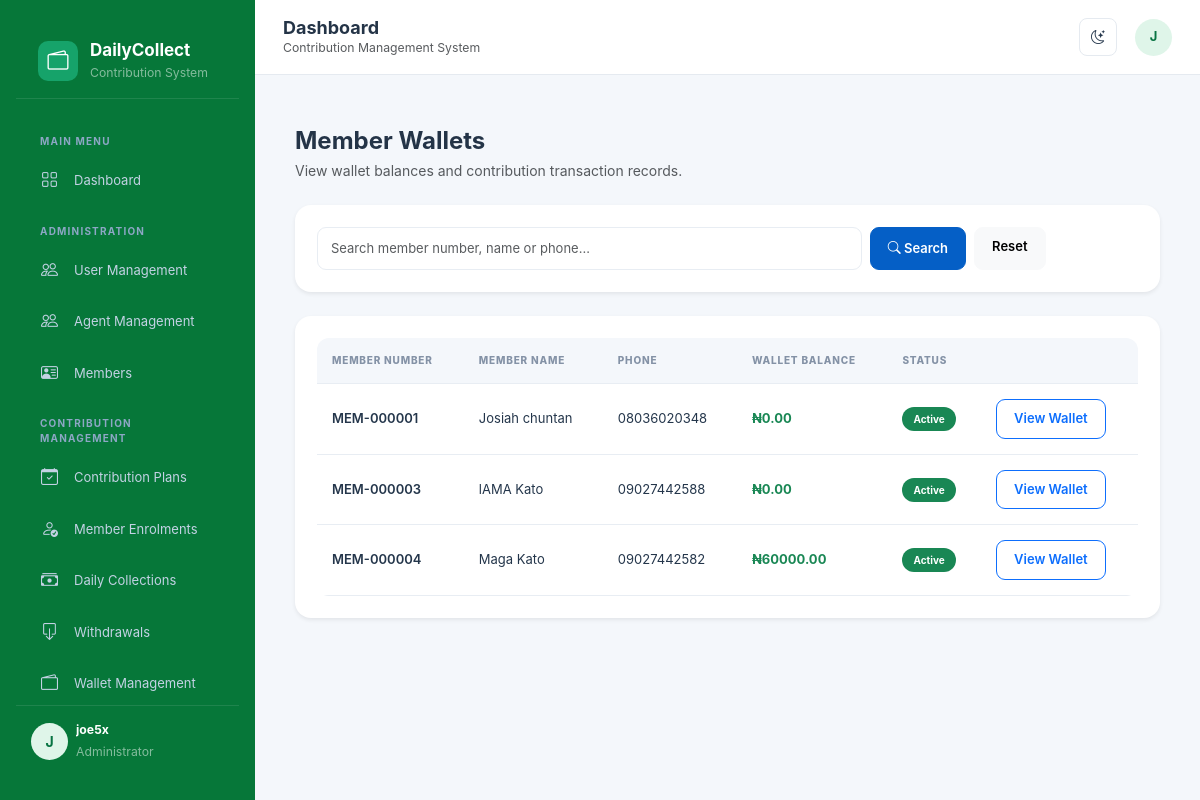
The app's page /wallets/ (signed in), older data.
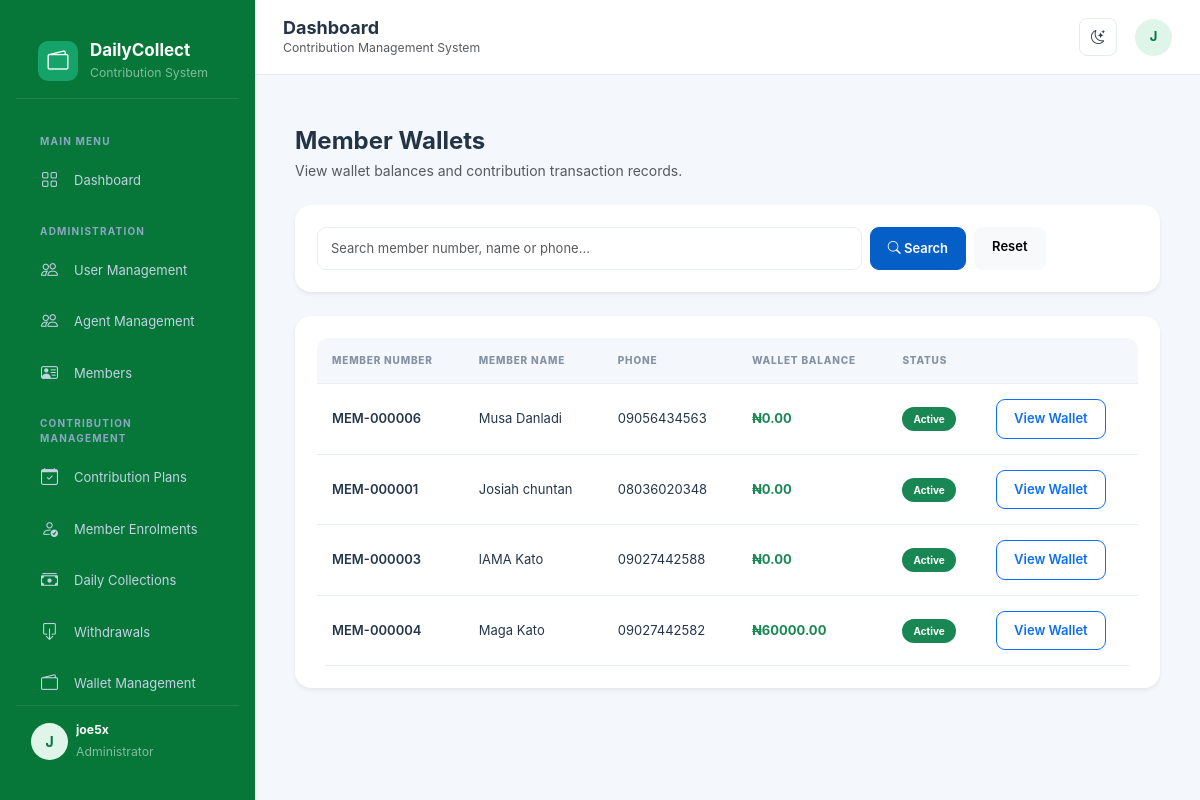
The same page, newer data.
### wallets/models.py (models this page shows, shortened)
class Wallet(models.Model):
    member = models.OneToOneField(
        Member,
        on_delete=models.PROTECT,
        related_name='wallet',
    )
    balance = models.DecimalField(
        max_digits=14,
        decimal_places=2,
        default=0,
    )
    is_active = models.BooleanField(default=True)
    created_at = models.DateTimeField(auto_now_add=True)
    updated_at = models.DateTimeField(auto_now=True)
    class Meta:
        ordering = ['-created_at']

### members/models.py (models this page shows, shortened)
class Member(models.Model):
    class Gender(models.TextChoices):
        MALE = 'MALE', 'Male'
        FEMALE = 'FEMALE', 'Female'
    class Status(models.TextChoices):
        PENDING = 'PENDING', 'Pending Approval'
        ACTIVE = 'ACTIVE', 'Active'
        SUSPENDED = 'SUSPENDED', 'Suspended'
        INACTIVE = 'INACTIVE', 'Inactive'
    member_no = models.CharField(
        max_length=20,
        unique=True,
        blank=True
    )
    first_name = models.CharField(max_length=100)
    last_name = models.CharField(max_length=100)
    other_names = models.CharField(max_length=100, blank=True)
    gender = models.CharField(
        max_length=10,
        choices=Gender.choices,
        blank=True
    )
    date_of_birth = models.DateField(null=True, blank=True)
    phone = models.CharField(max_length=20)
    email = models.EmailField(blank=True)
    address = models.TextField(blank=True)
    photo = models.ImageField(
        upload_to='members/',
        blank=True,
        null=True
    )
    next_of_kin = models.CharField(max_length=150, blank=True)
    next_of_kin_phone = models.CharField(max_length=20, blank=True)
    user = models.OneToOneField(
        settings.AUTH_USER_MODEL,
        on_delete=models.SET_NULL,
        null=True,
        blank=True,
        related_name='member_profile'
    )
    status = models.CharField(
        max_length=15,
        choices=Status.choices,
        default=Status.PENDING
    )
    joined_at = models.DateField(auto_now_add=True)
    created_by = models.ForeignKey(
        settings.AUTH_USER_MODEL,
        on_delete=models.SET_NULL,
        null=True,
        blank=True,
        related_name='registered_members'
    )
    created_at = models.DateTimeField(auto_now_add=True)
    updated_at = models.DateTimeField(auto_now=True)
    @property
    def full_name(self):
        return ' '.join(
            part for part in [
                self.first_name,
                self.other_names,
                self.last_name
            ] if part
        )
    class Meta:
        ordering = ['-created_at']
        verbose_name = 'Member'
        verbose_name_plural = 'Members'

### wallets/views.py (the view, shortened to what this page needs)
# urls.py: path('', views.wallet_list, name='wallet_list'),
@login_required
@role_required(
    User.Role.ADMIN,
    User.Role.MANAGER,
    User.Role.ACCOUNTANT,
    User.Role.MEMBER,
)
def wallet_list(request):
    wallets = Wallet.objects.select_related('member').all()
    if request.user.role == User.Role.MEMBER:
        wallets = wallets.filter(member__user=request.user)
    search = request.GET.get('q', '').strip()
    paginator = Paginator(wallets, 15)
    page_obj = paginator.get_page(request.GET.get('page'))
    context = {
        'wallets': page_obj.object_list,
        'page_obj': page_obj,
        'search': search,
    }
    return render(request, 'wallets/wallet_list.html', context)

### templates/wallets/wallet_list.html (shortened to what this page needs)
{% extends 'base.html' %}
{% block content %}
<div class="container-fluid py-4">
    <div class="mb-4">
        <h4 class="fw-bold mb-1">
            {% if request.user.role == 'MEMBER' %}
                My Wallet
            {% else %}
                Member Wallets
            {% endif %}
        </h4>
        <p class="text-muted mb-0">
            View wallet balances and contribution transaction records.
        </p>
    </div>
    {% if request.user.role != 'MEMBER' %}
    <div class="card border-0 shadow-sm mb-4">
        <div class="card-body">
            <form method="GET" class="row g-2">
                <div class="col-md-8">
                    <input type="text"
                           name="q"
                           value="{{ search }}"
                           class="form-control"
                           placeholder="Search member number, name or phone...">
                </div>
                <div class="col-md-4 d-flex gap-2">
                    <button class="btn btn-primary" type="submit">
                        <i class="bi bi-search"></i> Search
                    </button>
                    <a href="{% url 'wallets:wallet_list' %}"
                       class="btn btn-light">
                        Reset
                    </a>
                </div>
            </form>
        </div>
    </div>
    {% endif %}
    <div class="card border-0 shadow-sm">
        <div class="card-body">
            <div class="table-responsive">
                <table class="table table-hover align-middle">
                    <thead class="table-light">
                        <tr>
                            <th>Member Number</th>
                            <th>Member Name</th>
                            <th>Phone</th>
                            <th>Wallet Balance</th>
                            <th>Status</th>
                            <th></th>
                        </tr>
                    </thead>
                    <tbody>
                        {% for wallet in wallets %}
                        <tr>
                            <td class="fw-semibold">
                                {{ wallet.member.member_no }}
                            </td>
                            <td>{{ wallet.member.full_name }}</td>
                            <td>{{ wallet.member.phone }}</td>
                            <td class="fw-bold text-success">
                                ₦{{ wallet.balance|floatformat:2 }}
                            </td>
                            <td>
                                {% if wallet.is_active %}
                                    <span class="badge bg-success">Active</span>
                                {% else %}
                                    <span class="badge bg-secondary">Inactive</span>
                                {% endif %}
                            </td>
                            <td>
                                <a href="{% url 'wallets:wallet_detail' wallet.pk %}"
                                   class="btn btn-sm btn-outline-primary">
                                    View Wallet
                                </a>
                            </td>
                        </tr>
                        {% endfor %}
                    </tbody>
                </table>
            </div>
        </div>
    </div>
</div>
{% endblock %}

Row changes from the older to the newer data that the page shows:
added Wallet: member.member_no "MEM-000006", member.full_name "Musa Danladi", member.phone "09056434563", balance "0.00", is_active "Active"
